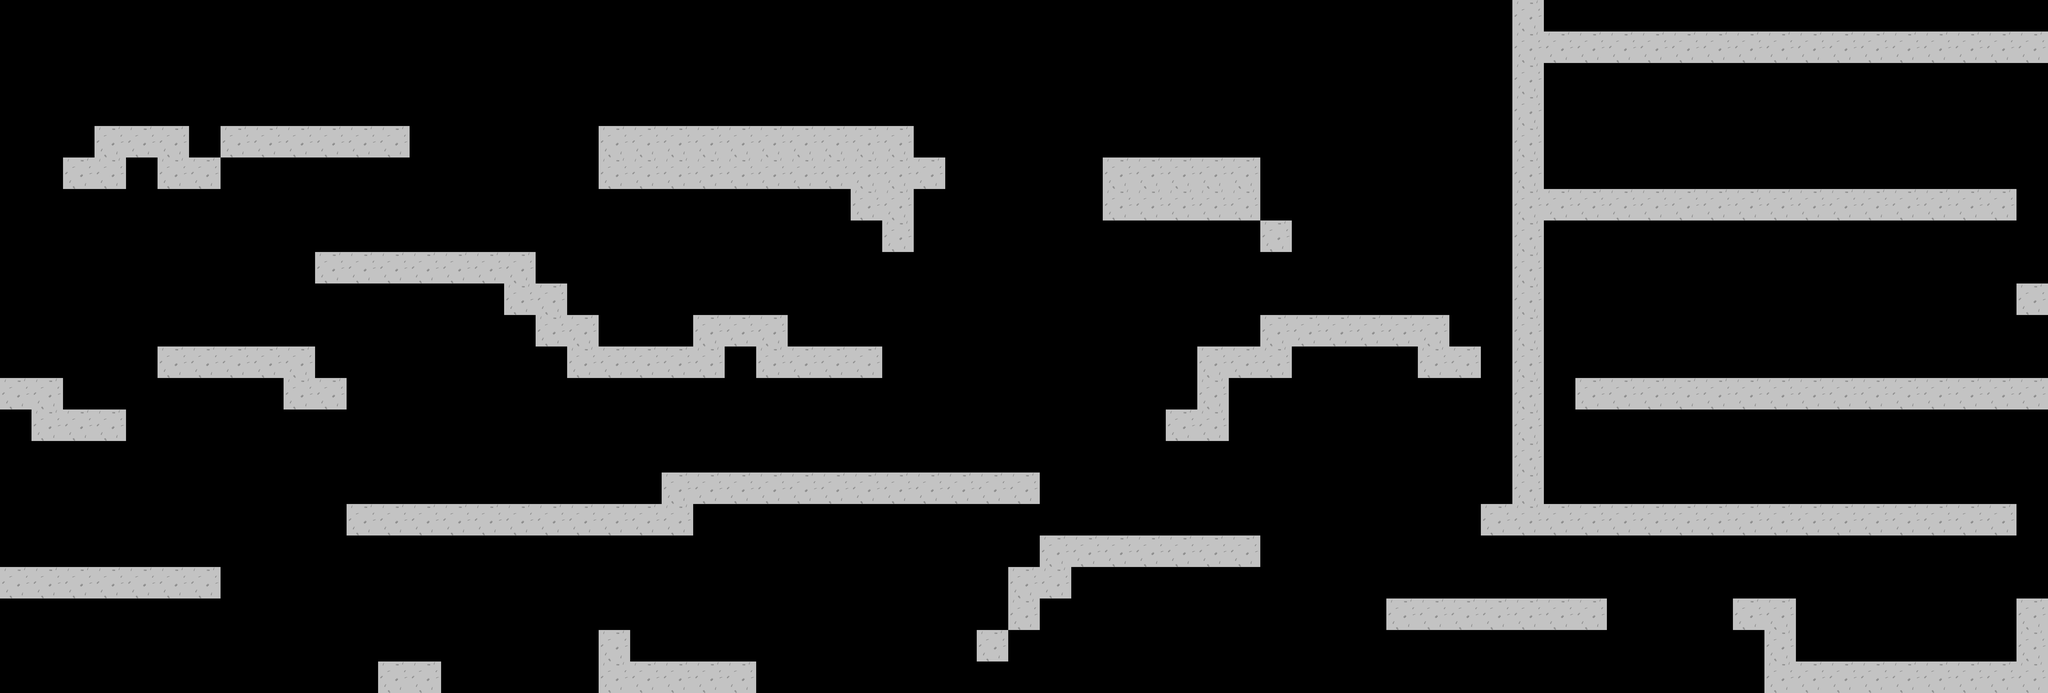

Tiled map render using the project's own tile images. Description and the map definition, with tile-layer contents summarised, below:
An orthogonal 65x22 tile map with 144x144 px tiles, 1 tile layer (tiles), 3 tilesets and 61 objects (20x 2, 10x 1, 8x 3, 3x 4).

<map version="1.0" tiledversion="1.0.3" orientation="orthogonal" renderorder="right-down" width="65" height="22" tilewidth="144" tileheight="144" nextobjectid="131">
 <tileset firstgid="1" name="objects" tilewidth="144" tileheight="144" tilecount="6" columns="3">
  <image source="../../../graphics/tilesets/map_objects.png" width="432" height="288" />
 </tileset>
 <tileset firstgid="7" name="enemies" tilewidth="144" tileheight="144" tilecount="9" columns="3">
  <image source="../../../graphics/tilesets/anar_enemies.png" width="432" height="432" />
 </tileset>
 <tileset firstgid="16" name="tileset" tilewidth="144" tileheight="144" tilecount="18" columns="3">
  <image source="../../../graphics/tilesets/anar_tileset.png" width="432" height="864" />
 </tileset>
 <layer name="tiles" width="65" height="22">
  <data>[1430 cells, 247 non-empty, 1 distinct tile ids]</data>
 </layer>
 <objectgroup name="enemies">
  <object id="73" type="2" gid="8" x="3616" y="2160" width="144" height="144" />
  <object id="74" type="3" gid="8" x="3176" y="568" width="144" height="144" />
  <object id="75" type="2" gid="8" x="5328" y="728" width="144" height="144" />
  <object id="76" type="2" gid="8" x="1296" y="576" width="144" height="144" />
  <object id="77" type="2" gid="8" x="2304" y="2304" width="144" height="144" />
  <object id="78" type="1" gid="10" x="4312" y="2168" width="144" height="144" />
  <object id="79" type="2" gid="7" x="5184" y="2456" width="144" height="144" />
  <object id="80" type="2" gid="7" x="1000" y="1576" width="144" height="144" />
  <object id="81" type="3" gid="7" x="3600" y="584" width="144" height="144" />
  <object id="82" type="2" gid="7" x="6128" y="1440" width="144" height="144" />
  <object id="83" type="2" gid="7" x="7912" y="1720" width="144" height="144" />
  <object id="84" type="2" gid="7" x="6760" y="2744" width="144" height="144" />
  <object id="85" type="1" gid="10" x="6912" y="2744" width="144" height="144" />
  <object id="86" type="1" gid="10" x="8368" y="3024" width="144" height="144" />
  <object id="87" type="1" gid="10" x="8920" y="3024" width="144" height="144" />
  <object id="88" type="2" gid="9" x="8640" y="3032" width="144" height="144" />
  <object id="89" type="1" gid="7" x="1728" y="1147.76" width="144" height="144" />
  <object id="90" type="1" gid="10" x="2164.36" y="1153.82" width="144" height="144" />
  <object id="91" type="1" gid="10" x="3318.91" y="1441.7" width="144" height="144" />
  <object id="92" type="1" gid="10" x="1880" y="2296" width="144" height="144" />
  <object id="93" type="2" gid="8" x="7492" y="1444" width="144" height="144" />
  <object id="94" type="3" gid="8" x="8352" y="1288" width="144" height="144" />
  <object id="95" type="2" gid="8" x="7640" y="2160" width="144" height="144" />
  <object id="96" type="4" gid="11" x="8492" y="2304" width="144" height="144" />
  <object id="97" type="2" gid="11" x="8208" y="864" width="144" height="144" />
  <object id="98" type="3" gid="8" x="7628" y="716" width="144" height="144" />
  <object id="99" type="4" gid="8" x="8784" y="572" width="144" height="144" />
  <object id="100" type="2" gid="7" x="7352" y="868" width="144" height="144" />
  <object id="101" type="2" gid="7" x="8784" y="864" width="144" height="144" />
  <object id="102" type="2" gid="7" x="8784" y="1716" width="144" height="144" />
  <object id="103" type="3" gid="11" x="8348" y="1728" width="144" height="144" />
  <object id="104" type="1" gid="8" x="5472" y="2444" width="144" height="144" />
  <object id="105" type="3" gid="8" x="4464" y="1448" width="144" height="144" />
  <object id="106" type="4" gid="8" x="1304" y="2160" width="144" height="144" />
  <object id="107" type="2" gid="10" x="8068" y="2304" width="144" height="144" />
  <object id="108" type="2" gid="10" x="7340" y="2304" width="144" height="144" />
  <object id="109" type="2" gid="10" x="7496" y="1728" width="144" height="144" />
  <object id="110" type="1" gid="10" x="8492" y="868" width="144" height="144" />
  <object id="111" type="3" gid="8" x="8068" y="716" width="144" height="144" />
  <object id="112" type="2" gid="8" x="7788" y="572" width="144" height="144" />
  <object id="114" type="3" gid="8" x="4748" y="2012" width="144" height="144" />
 </objectgroup>
 <objectgroup name="objects">
  <object id="67" gid="6" x="1784" y="3032" width="144" height="144" />
  <object id="68" gid="6" x="5600" y="1896" width="144" height="144" />
  <object id="69" gid="6" x="1456" y="568" width="144" height="144" />
  <object id="70" gid="5" x="7056" y="448" width="144" height="144" />
  <object id="115" gid="1" x="9220" y="1300" width="144" height="144" />
  <object id="116" gid="1" x="2884" y="1588" width="144" height="144" />
  <object id="117" gid="1" x="288" y="716" width="144" height="144" />
  <object id="118" gid="4" x="4008" y="2168" width="144" height="144" />
  <object id="119" gid="4" x="3648" y="1592" width="144" height="144" />
  <object id="120" gid="4" x="3744" y="1592" width="144" height="144" />
  <object id="121" gid="4" x="3800" y="1592" width="144" height="144" />
  <object id="122" gid="4" x="6424" y="1400" width="144" height="144" />
  <object id="123" gid="4" x="6624" y="1560" width="144" height="144" />
  <object id="124" gid="4" x="7072" y="2712" width="144" height="144" />
  <object id="125" gid="4" x="368" y="1872" width="144" height="144" />
  <object id="126" gid="4" x="96" y="1736" width="144" height="144" />
  <object id="127" gid="4" x="1456" y="1744" width="144" height="144" />
  <object id="128" gid="4" x="2896" y="2952" width="144" height="144" />
  <object id="129" gid="4" x="4896" y="2424" width="144" height="144" />
  <object id="130" gid="4" x="4184" y="720" width="144" height="144" />
 </objectgroup>
</map>
